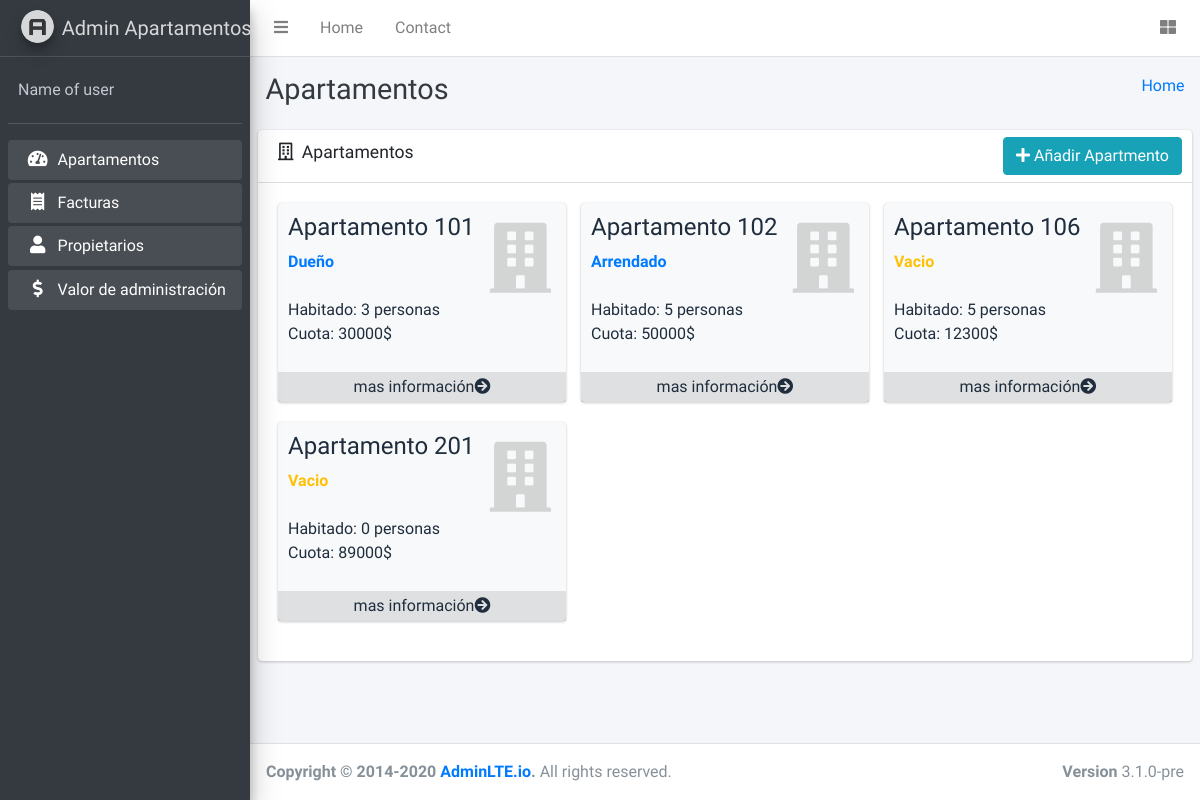
The page / on the database its author committed.
### tables this page shows
CREATE TABLE `apartamentos` (
  `id_apartamento` int(11) NOT NULL,
  `valor_cuota` int(11) NOT NULL,
  `id_administracion` int(11) NOT NULL,
  `numero_apartamento` int(11) NOT NULL,
  `numero_personas` int(11) NOT NULL,
  `arrendado` int(11) DEFAULT NULL,
  `estado` bit(1) NOT NULL DEFAULT b'0'
);

### Model/DB.php (called while the page is built, shortened)
<?php
class DB
{
    public $usuarioDB="root";
    public $contrasenaDB="";
    public function conectarDB(){
        try{
            $datosDB="mysql:host=localhost;dbname=sistemaapartamentos";
            $conexionDB = new PDO($datosDB,$this->usuarioDB,$this->contrasenaDB);
            return($conexionDB);
        }
        catch(PDOException $e){
            throw new Exception('No se ha podido conectar a la base de datos');
        }
    }
    public function getData ($consultaSQL){
        try{
            $conexionDB=$this->conectarDB();
            $consultarDatos = $conexionDB->prepare($consultaSQL);
            $consultarDatos->setFetchMode(PDO::FETCH_ASSOC);
            $resultado = $consultarDatos->execute();
            return $consultarDatos->fetchAll();
        }
        catch(PDOException $e){
            throw new Exception('Ha ocurrido un error durante al tratar de trater la informacion de la base de datos');
        }
    }
}
?>

### index.php (the view, shortened to what this page needs)
<?php require_once('layouts/header.php')?>
<?php require_once('model/DB.php');
  $db = new DB();
  $db->conectarDB();
  $sql = 'SELECT*FROM apartamentos A INNER JOIN administracion AD ON AD.id_administracion=A.id_administracion';
  $apartments = $db->getData($sql);
?>
<div class="content-wrapper">
  <div class="content-header">
    <div class="container-fluid">
      <div class="row mb-2">
        <div class="col-sm-6">
          <h1 class="m-0 text-dark">Apartamentos</h1>
        </div>
        <div class="col-sm-6">
          <ol class="breadcrumb float-sm-right">
            <li class="breadcrumb-item"><a href="#">Home</a></li>
          </ol>
        </div>
      </div>
    </div>
  </div>
  <section class="content">
  <div class="card ">
    <div class="card-header">
      <h3 class="card-title">
        <i class="far fa-building mr-1"></i>
        Apartamentos
      </h3>
      <div class="card-tools">
      <ul class="nav nav-pills ml-auto">
        <li class="nav-item">
          <button class="btn btn-info" data-toggle="modal" data-target="#modal-add"><i class="fas fa-plus"></i> Añadir Apartmento</button>
        </li>
      </ul>
      </div>
    </div>
    <div class="card-body">
      <div class="row">
        <?php foreach($apartments as $apartment):?>
          <?php
            $db1=new Db();
            $db1->conectarDB();
            $id_apartment = $apartment['id_apartamento'];
            $sql = "SELECT P.email,P.nombre,A.id_apartamento,A.valor_cuota,A.numero_apartamento,A.numero_personas
            ,f.id_factura,f.total,f.mora,f.fecha_creacion
            FROM factura F INNER JOIN apartamentos A ON A.id_apartamento=F.id_apartamento INNER JOIN apartamento_usuario AU ON AU.id_apartamento=A.id_apartamento INNER JOIN propietarios P ON P.id_usuario=AU.id_usuario where A.id_apartamento={$id_apartment}";
            $facturas = $db1->getData($sql);
            $jsonFacturas = json_encode ((array) $facturas);
            $jsonApartamentos = json_encode((array) $apartment);
            ?>
          <div class="col-lg-4 col-6">
            <div class="small-box bg-light">
              <div class="inner">
                <h4>Apartamento <?php print_r($apartment['numero_apartamento']);?></h4>
                <p>
                  <?php
                    if($apartment['arrendado']==1){
                      echo("<span class='text-primary font-weight-bold'>Arrendado</span><br>");
                    }else if($apartment['arrendado']==2){
                      echo("<span class='text-primary font-weight-bold'>Dueño</span><br>");
                    }else if($apartment['arrendado']==0){
                      echo("<span class='text-warning font-weight-bold'>Vacio</span><br>");
                    }
                  ?>
                  <br>
                  Habitado: <?php echo($apartment['numero_personas']);?> personas
                  <br>
                  Cuota: <?php echo($apartment['valor_cuota']);?>$
                </p>
              </div>
              <div class="icon">
                <i class="fas fa-building"></i>
              </div>
              <a href="#" class="small-box-footer"  data-toggle="modal" data-target="#modal-detail-apartment" onclick='detailApartment(<?php print_r("{$jsonApartamentos},{$jsonFacturas}");?>)'>mas información<i class="fas fa-arrow-circle-right"></i></a>
            </div>
          </div>
        <?php endforeach;?>
      </div>
    </div>
  </div>
  </section>
</div>
<?php require_once('layouts/footer.php');?>

### rows shown on the page
apartamentos: value "101", arrendado "Dueño", numero_personas "3", valor_cuota "30000"
apartamentos: value "102", arrendado "Arrendado", numero_personas "5", valor_cuota "50000"
apartamentos: value "106", arrendado "Vacio", numero_personas "5", valor_cuota "12300"
apartamentos: value "201", arrendado "Vacio", numero_personas "0", valor_cuota "89000"
